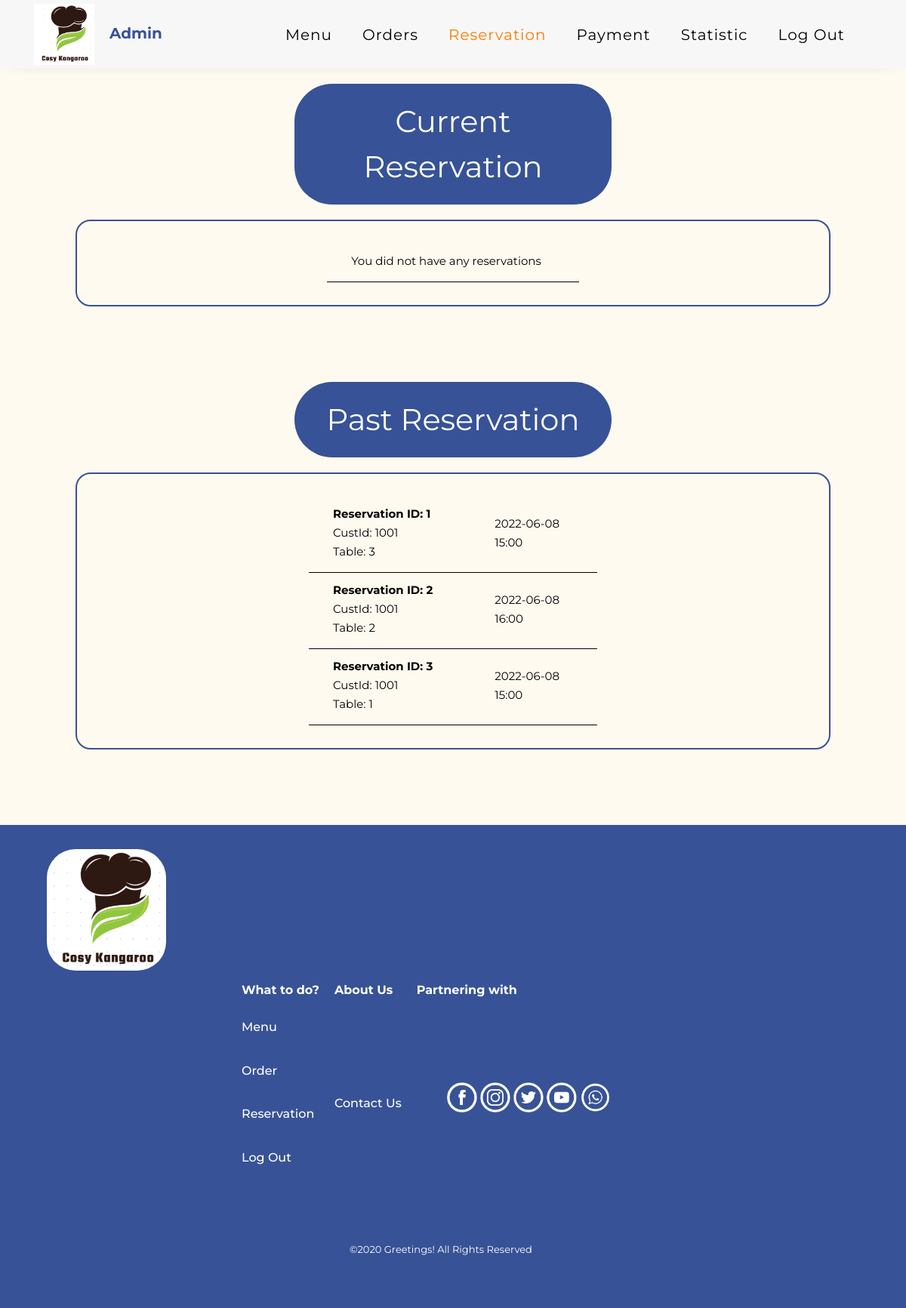
The app's page /adminreservationpage.php (signed in) with its own data.
### tables this page shows
CREATE TABLE IF NOT EXISTS `reservation`(
    reservation_id INT UNSIGNED AUTO_INCREMENT PRIMARY KEY NOT NULL,
    customer_id INT UNSIGNED NULL,
    reservation_date  date NOT NULL,
    reservation_time TIME NOT NULL,
    table_id INT UNSIGNED NOT NULL,
    FOREIGN KEY(table_id) REFERENCES `table`(table_num),
    FOREIGN KEY(customer_id) REFERENCES `customer`(cust_id)
);

### classes/database.php (called while the page is built, shortened)
<?php
class Database
{
    private $servername;
    private $username;
    private $password;
    private $dbname;
    private $conn;
    function __construct()
    {
        $this->servername = "localhost";
        $this->username = "root";
        $this->password = "";
        $this->dbname = "cosykangaroo";
    }
    function createConnection()
    {
        $this->conn = @mysqli_connect($this->servername, $this->username, $this->password, $this->dbname);
    }
    function getConnection()
    {
        return $this->conn;
    }
}

### classes/reservation.php (called while the page is built, shortened)
<?php
class Reservation
{
	public $reservationId;
	public $customerId;
	public $reservationDate;
	public $reservationTime;
	public $tableId;
	function __construct($id,$customerId, $reservationDate, $reservationTime, $tableId)
    {
		$this->reservationId = $id;
        $this->customerId = $customerId;
        $this->reservationDate = $reservationDate;
        $this->reservationTime = $reservationTime;
		$this->tableId =$tableId;
    }
	function getId(){
		return $this->reservationId;
	}
	function getcustId(){
		return $this->customerId;
	}
	function getDate(){
		return $this->reservationDate;
	}
	function getTime(){
		return $this->reservationTime;
	}
	function gettableId(){
		return $this->tableId;
	}
}
?>

### adminreservationpage.php (the view, shortened to what this page needs)
<?php
include "classes/reservation.php";
if (!isset($_SESSION['admin'])) {
    header("Location: index.php");
} else {
    $admin = $_SESSION['admin'];
}
?>
<?php
		$db = new Database();
		$db->createConnection();
		$reservations = array();
		$sql = "SELECT *,DATE_FORMAT(reservation_time, '%H:%i')as time FROM `reservation` WHERE reservation_date < CURDATE() ORDER BY `reservation_date` ASC";
		$prepared_stmt = @mysqli_prepare($db->getConnection(), $sql);
		mysqli_stmt_execute($prepared_stmt);
		$queryResult =  mysqli_stmt_get_result($prepared_stmt)
			or die("<p>Unable to select from database table</p>");
		$row = mysqli_fetch_row($queryResult);
		$count = 0;
		$pastReservations= array();
		while ($row) {
			$pastReservations[$count] = new Reservation($row[0], $row[1], $row[2], $row[5],$row[4]);
			$row = mysqli_fetch_row($queryResult);
			$count += 1;
		}
?>
<!DOCTYPE html>
<html lang="en">
<head>
    <link rel="stylesheet" href="https://stackpath.bootstrapcdn.com/font-awesome/4.7.0/css/font-awesome.min.css">
    <link rel="stylesheet" href="css/style.css">
    <link rel="stylesheet" type="text/css" href="style/style.css">
</head>
<body>
    <nav class="navbar navbar-expand-lg ftco_navbar ftco-navbar-light" id="ftco-navbar">
        <div class="container">
            <a class="navbar-brand"><img src='images/companylogo.png' alt='icon'><span class="company-name"><?php echo $admin ?></span></a>
            <div class="collapse navbar-collapse" id="ftco-nav">
                <ul class="navbar-nav ml-auto mr-md-3">
                    <li class="nav-item"><a href="adminmenupage.php" class="nav-link">Menu</a></li>
                    <li class="nav-item"><a href="adminorderpage.php" class="nav-link">Orders</a></li>
                    <li class="nav-item active"><a href="adminreservationpage.php" class="nav-link">Reservation</a></li>
                    <li class="nav-item"><a href="adminpaymentpage.php" class="nav-link">Payment</a></li>
                    <li class="nav-item"><a href="adminstatisticpage.php" class="nav-link">Statistic</a></li>
                    <li class="nav-item"><a href="logout.php" class="nav-link">Log Out</a></li>
                </ul>
            </div>
        </div>
    </nav>
    <h1>Current Reservation</h1>
    <div class="friendlist-container">
        <table id="menu">
		  <?php
			if (count($reservations)==0){
				echo "<tr><td><p>You did not have any reservations</p></td></tr>";
            }
         ?>
        </table>
    </div>
	<h1>Past Reservation</h1>
    <div class="friendlist-container">
        <table id="menu">
		  <?php
            foreach ($pastReservations as $key => $value) {
                echo "<tr>
					<td>
						<p><strong>Reservation ID: " . $value->getId() . "</strong></p>
						<p>CustId: " . $value->getcustId() . "</p>
						<p>Table: " . $value->gettableId() . "</p>
					</td>
					<td>
						<p>" . $value->getDate() . "</p>
						<p>" . $value->getTime() . "</p>
					</td>
            </tr>";
            }
         ?>
        </table>
    </div>
    <?php include "footer_login.php" ?>
</body>
</html>

### style/style.css (style rules this page uses)
body { background-color: #fffaf0; }
li, a, button { font-family: "Montserrat", sans-serif; font-weight: 500; font-size: 16px; color: #375296; text-decoration: none; }
.navbar { border-radius: 0; padding: 0 30px; background-color: rgb(247, 247, 247); }
.navbar .company-name { text-transform: capitalize; margin-left: 20px; color: #375296 !important; }
.navbar .nav-item a { text-transform: capitalize !important; color: #000 !important; font-size: 20px !important; }
.navbar .nav-item.active a { color: #ff7b00 !important; }
.navbar img { width: 80px; }
body h1, p, td, h2 { font-family: "Montserrat", sans-serif; }
body h1 { padding: 20px 40px; background-color: #375296; color: white; width: 35%; min-width: 300px; border: none; border-radius: 50px; justify-content: center; margin: 20px auto; text-align: center; }
body p { color: black; padding: 20px 20px; margin-left: 100px; margin-bottom: 10px; width: 60%; line-height: 35px; font-size: 20px; text-align: left; }
.friendlist-container { border: 2px solid #375296; border-radius: 20px !important; width: 70%; min-width: 1000px; margin: 0 auto 100px auto; }
#menu { margin: 30px auto; }
#menu td { border-bottom: 1px solid black; padding: 15px 30px 10px 12px; text-align: center; vertical-align: middle; }
#menu td p { width: 100%; color: black; padding: 0px 20px; margin-left: 0px; width: 100%; line-height: 15px; font-size: 15px; text-align: left; }
table td { color: black; padding: 20px 0; margin: 0 auto; text-align: left; }

### records on screen
reservation: reservation_id "1", customer "1001", table "3", reservation_date "2022-06-08", Time "15:00"
reservation: reservation_id "2", customer "1001", table "2", reservation_date "2022-06-08", Time "16:00"
reservation: reservation_id "3", customer "1001", table "1", reservation_date "2022-06-08", Time "15:00"

### other values on screen
$admin "Admin"
